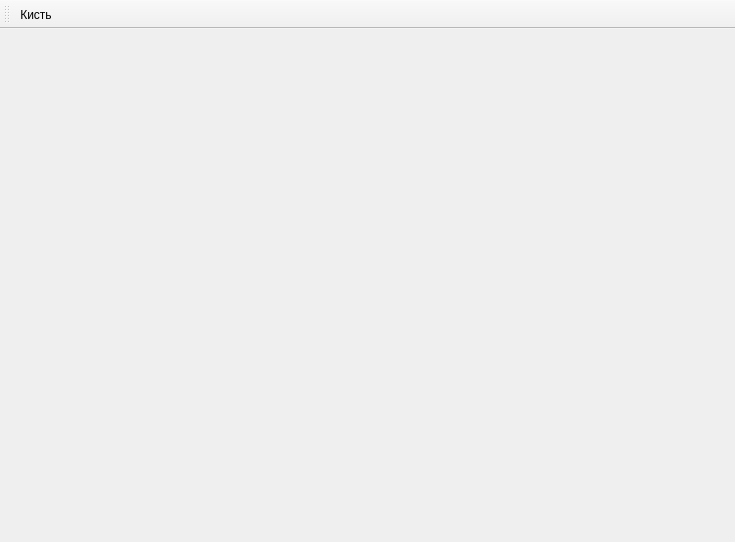
<?xml version="1.0" encoding="UTF-8"?>
<ui version="4.0">
 <class>graphiceditor</class>
 <widget class="QMainWindow" name="graphiceditor">
  <property name="geometry">
   <rect>
    <x>0</x>
    <y>0</y>
    <width>735</width>
    <height>542</height>
   </rect>
  </property>
  <property name="windowTitle">
   <string>MainWindow</string>
  </property>
  <widget class="QWidget" name="centralwidget">
   <layout class="QVBoxLayout" name="verticalLayout"/>
  </widget>
  <widget class="QMenuBar" name="menubar">
   <property name="geometry">
    <rect>
     <x>0</x>
     <y>0</y>
     <width>735</width>
     <height>20</height>
    </rect>
   </property>
  </widget>
  <widget class="QToolBar" name="toolBar">
   <property name="windowTitle">
    <string>toolBar</string>
   </property>
   <attribute name="toolBarArea">
    <enum>TopToolBarArea</enum>
   </attribute>
   <attribute name="toolBarBreak">
    <bool>false</bool>
   </attribute>
   <addaction name="SetPen"/>
  </widget>
  <action name="SetPen">
   <property name="text">
    <string>Кисть</string>
   </property>
  </action>
 </widget>
 <resources/>
 <connections/>
</ui>
